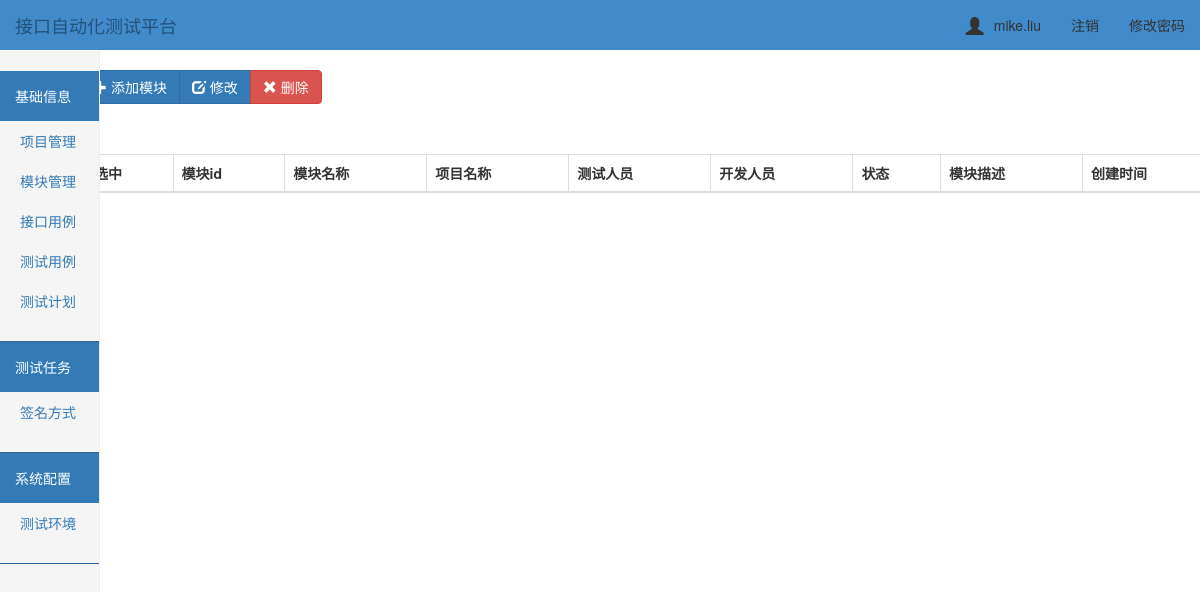
The app's page /module/ (signed in), older data.
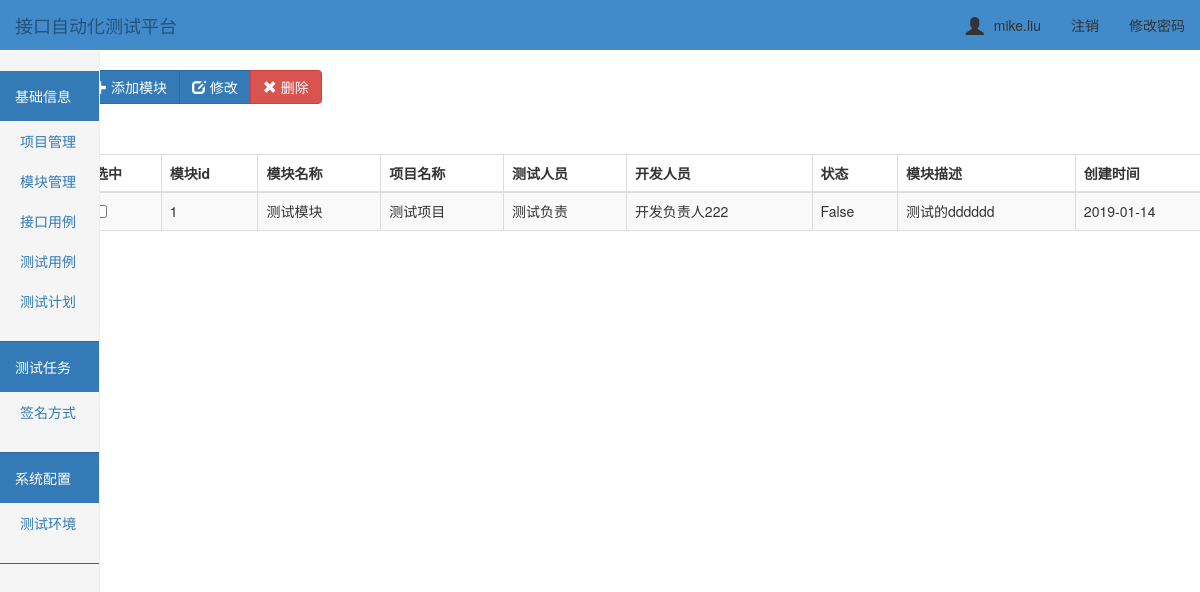
The same page, newer data.
### ApiTest/models.py (models this page shows, shortened)
class Modules(models.Model):
    project = models.ForeignKey(Project, on_delete=models.CASCADE)      # 关联项目表id
    modules_name = models.CharField('模块名称', max_length=32)
    testers = models.CharField('测试负责人', max_length=256)  # 项目负责人
    developer = models.CharField('开发负责人', max_length=256)
    status = models.BooleanField()
    modules_desc = models.CharField('模块描述', max_length=256)
    create_time = models.DateTimeField('创建时间', auto_now=True)  # 创建时间

class Project(models.Model):
    prj_id = models.AutoField(primary_key=True, null=False)
    prj_name = models.CharField('项目名称', max_length=64)  # 项目名称
    prj_desc = models.CharField('项目描述', max_length=256)  # 项目描述
    testers = models.CharField('测试负责人', max_length=256)  # 项目负责人
    developer = models.CharField('开发负责人', max_length=256)
    status = models.BooleanField()
    create_time = models.DateTimeField('创建时间', auto_now=True)  # 创建时间
    class Meta:
        verbose_name = '项目管理'
        verbose_name_plural = '项目管理'
    def __str__(self):
        return self.prj_name

### ApiTest/views.py (the view)
# urls.py: url(r'^module/$', views.module),
@login_required
def module(request):
    module_list = Modules.objects.filter().all()
    project_list = Project.objects.filter().all()
    return render(request, "modules/index.html", {"module_list": module_list, "project_list": project_list})

### templates/modules/index.html (shortened to what this page needs)
{% extends "../base.html" %}
{% block add %}
<div class="btn-toolbar" role="toolbar">
  <div class="btn-group" style="padding-top: 20px;left: 50px">
    <button id="add_btn" class="btn btn-primary " data-toggle="modal" data-target="#addmyModal">
        <span class="glyphicon glyphicon-plus" aria-hidden="true"></span> 添加模块
    </button>
    <button id="edit_mod" class="btn btn-primary" data-toggle="modal" data-target="#">
        <span class="glyphicon glyphicon-edit" aria-hidden="true"></span> 修改
    </button>
      <button id="del_mod" type="onclick" class="btn btn-danger ">
            <span class="glyphicon glyphicon-remove" aria-hidden="true"></span> 删除
        </button>
  </div>
</div>
<div class="container">
        <div class="row">
            <div class="col-md-12">
                <table id= "table" class="table table-striped table-bordered">
                    <thead>
                        <tr>
                            <th>选中</th>
                            <th>模块id</th>
                            <th>模块名称</th>
                            <th>项目名称</th>
                            <th>测试人员</th>
                            <th>开发人员</th>
                            <th>状态</th>
                            <th>模块描述</th>
                            <th>创建时间</th>
                        </tr>
                    </thead>
                    <tbody>
                        {% for module_obj in module_list %}
                            <tr>
                                <td id="che1"><input type="checkbox"/></td>
                                <td>{{ module_obj.id}}</td>
                                <td>{{ module_obj.modules_name }}</td>
                                <td>{{ module_obj.project }}</td>
                                <td>{{ module_obj.testers }}</td>
                                <td>{{ module_obj.developer }}</td>
                                <td>{{ module_obj.status }}</td>
                                <td>{{ module_obj.modules_desc }}</td>
                                <td>{{ module_obj.create_time|date:'Y-m-d' }}</td>
                            </tr>
                        {% endfor %}
                    </tbody>
                </table>
            </div>
        </div>
    </div>
{% endblock %}

### templates/base.html (shortened to what this page needs)
<!DOCTYPE html>
<html lang="en">
<head>
    <link rel="stylesheet" href="/static/bootstrap-3.3.7/css/bootstrap.css">
    <link rel="stylesheet" href="/static/css/toastr.min.css">
    <link rel="stylesheet" href="/static/css/dashboard.css">
    <link rel="stylesheet" href="/static/css/home.css">
    <link rel="stylesheet" href="/static/css/sweetalert.css">
</head>
<body>
<nav class="tab navbar  navbar-fixed-top">
    <div class="container-fluid">
        <div class="navbar-header">
            <a class="navbar-brand" href="#">接口自动化测试平台</a>
        </div>
        <div class="collapse navbar-collapse" id="bs-example-navbar-collapse-1">
            <ul class="nav navbar-nav navbar-right">
                <li><a href="#"><span id="user_icon"
                                      class="glyphicon glyphicon-user"></span>{{ request.user.username }}</a></li>
                <li><a href="/logout/">注销</a></li>
                <li><a href="/set_pwd/">修改密码</a></li>
            </ul>
        </div>
    </div>
</nav>
<div class="container">
    <div class="left">
        <div class="row">
            <div class="col-sm-3 col-md-1 sidebar">
                <div class="menu">
                    <div class="head bg-primary">基础信息</div>
                    <ul class="nav nav-sidebar">
                        <li><a href="/project/" target="_self">项目管理</a> </li>
                        <li><a href="/module/" target="_self">模块管理</a> </li>
                        <li><a href="/api_case/" target="_self">接口用例</a> </li>
                        <li><a href="#">测试用例</a> </li>
                        <li><a href="#">测试计划</a> </li>
                    </ul>
                </div>
                <div class="menu">
                    <div class="head bg-primary">测试任务</div>
                    <ul class="nav nav-sidebar">
                        <li><a href="/sign/">签名方式</a> </li>
                    </ul>
                </div>
                <div class="menu">
                    <div class="head bg-primary">系统配置</div>
                    <ul class="nav nav-sidebar">
                        <li><a href="/env/" target="_self">测试环境</a> </li>
                    </ul>
                </div>
            </div>
        </div>
    </div>
    <div class="right">
        {% block add %}{% endblock %}
    </div>
</div>
</body>
</html>

Row changes from the older to the newer data that the page shows:
added Modules: id "1", modules_name "测试模块", project "测试项目", testers "测试负责", developer "开发负责人222", status "False", modules_desc "测试的dddddd", create_time "2019-01-14"
